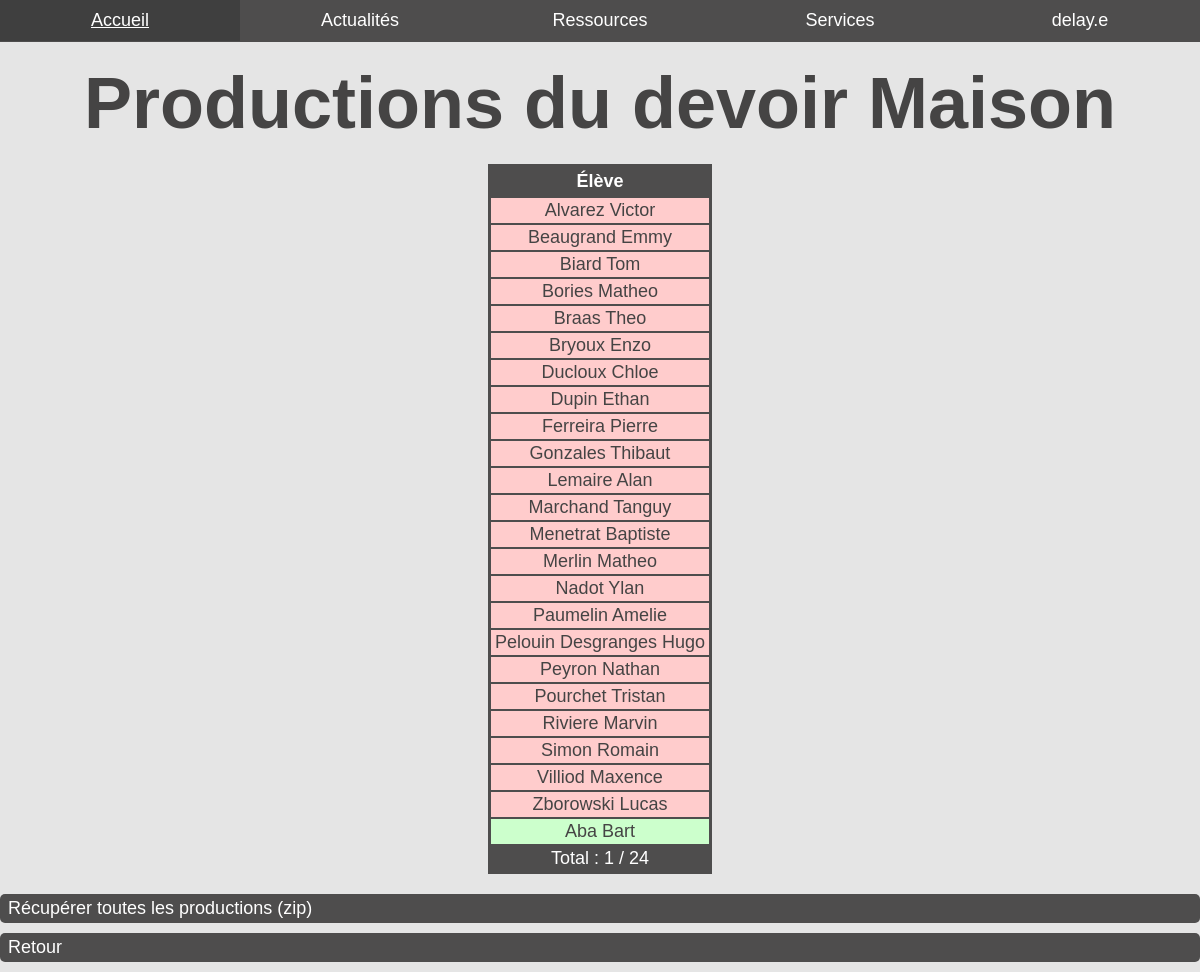
/ressources/homeworks/view?id=1 (signed in), run on the app's committed database.
### tables this page shows
CREATE TABLE `user` (
            `id`            INTEGER NOT NULL PRIMARY KEY AUTOINCREMENT UNIQUE,
            `username`      VARCHAR ( 255 ) NOT NULL UNIQUE,
            `password_hash` VARCHAR ( 255 ) NOT NULL,
            `role`          INTEGER NOT NULL,
            `last_name`     VARCHAR ( 127 ) NOT NULL,
            `first_name`    VARCHAR ( 127 ) NOT NULL,
            `class`         VARCHAR ( 15 ),
            `theme`         INTEGER NOT NULL
        );

### src/controllers/ressources/homeworks/view.php (called while the page is built, shortened)
<?php
require_once MODELS_PATH . 'UserDatabase.php';
require_once MODELS_PATH . 'HomeworkDatabase.php';
if (!empty($_GET['id'])) {
    $homework_db = new HomeworkDatabase;
    $id = $_GET['id'];
    if (!$homework = $homework_db->get($id)) {
        $error = 'Le devoir maison demandé n\'existe pas';
        return;
    }
    $user_db = new UserDatabase;
    $students = [];
    foreach ($homework->class as $class) {
        $students = array_merge($students,
                $user_db->get_all(STUDENT, $class)
            );
    }
    $students_returned_count = count($homework->returned);
    $homework->students = count($students);
}

### src/models/Database.php (called while the page is built, shortened)
<?php
class Database
{
    public function __construct(
        string $dsn      = CONFIG['database']['dsn'],
        string $user     = CONFIG['database']['user'],
        string $password = CONFIG['database']['password']
    )
    {
	    $this->pdo = new PDO($dsn, $user, $password);
    }
}

### src/models/HomeworkDatabase.php (called while the page is built, shortened)
<?php
require_once MODELS_PATH . 'Database.php';
class HomeworkDatabase extends Database
{
    public function get(int $id)
    {
        if ($query = $this->pdo->prepare('SELECT * FROM homework WHERE id = ?')
        ) {
            if ($query->execute([$id])) {
                if ($result = $query->fetchObject('Homework')) {
                    $result->class    = json_decode($result->class);
                    $result->returned = json_decode($result->returned, true);
                    return $result;
                }
            }
        }
        return false;
    }
}

### src/models/UserDatabase.php (called while the page is built, shortened)
<?php
require_once MODELS_PATH . 'Database.php';
require_once CLASSES_PATH . 'User.php';
class UserDatabase extends Database
{
    public function get_all(int $role = null, string $class = null,
        int $diff = -1): ?array
    {
        if (is_int($role) && is_string($class)) {
            if ($query = $this->pdo->prepare('
                SELECT id, username, role, last_name, first_name, class
                FROM user
                WHERE role = ? AND class = ? AND id != ?
                ORDER BY last_name, first_name')
            ) {
                if ($query->execute([$role, $class, $diff])) {
                    return $query->fetchAll(PDO::FETCH_CLASS, 'User');
                }
            }
        }
        return null;
    }
}

### src/classes/User.php (called while the page is built, shortened)
<?php
class User
{
    public $id;
    public function __construct(
        int    $id            = null,
        string $username      = null,
        int    $role          = null,
        string $last_name     = null,
        string $first_name    = null,
        string $class         = null,
        int    $theme         = null,
        string $password      = null,
        string $password_hash = null
    ) {
        if (!is_int($this->id)) {
            $this->id = (int)$this->id;
        }
    }
}

### src/classes/Ressource.php (called while the page is built, shortened)
<?php
class Ressource
{
    public $id;
    public function __construct(
        string $title   = null,
        string $file    = null,
        int    $id      = null
        )
    {
        if (!is_int($this->id)) {
            $this->id = (int)$this->id;
        }
    }
}

### src/views/ressources/homeworks/view.php (the view, shortened to what this page needs)
<table>
    <thead>
        <tr>
            <th>Élève</th>
        </tr>
    </thead>
    <tbody>
        <?php foreach ($students as $student): ?>
        <tr>
            <?php if (array_key_exists($student->id, $homework->returned)): ?>
            <td class="good"><a href="/file?t=homework&amp;id=<?= $homework->id ?>&amp;f=<?= $student->id ?>"><?= $student->last_name . ' ' . $student->first_name ?></a></td>
            <?php else: ?>
            <td class="bad"><?= $student->last_name . ' ' . $student->first_name ?></td>
            <?php endif ?>
        </tr>
        <?php endforeach ?>
        <tr class="tr-important">
            <td colspan="1">Total : <?= $students_returned_count . ' / ' . $homework->students ?></td>
        </tr>
    </tbody>
</table>
<?php if (!empty($homework->returned)): ?>
<a class="button" href="/file?t=production&amp;f=<?= $homework->id ?>">Récupérer toutes les productions (zip)</a>
<?php endif ?>
<a class="button" href="/ressources/homeworks">Retour</a>

### public/styles/light.css (style rules this page uses)
html,body,p,ol,ul,li,dl,dt,dd,blockquote,figure,form,fieldset,legend,textarea,pre,iframe,hr,h1,h2,h3,h4,h5,h6 { margin:0;padding:0 }
html { box-sizing:border-box }
*,*:before,*:after { box-sizing:inherit }
table { border-collapse:collapse;border-spacing:0 }
a { text-decoration: none }
body { font-family: 'Source Sans Pro', sans-serif; font-size: 18px; background-color: #e5e5e5; color: #454444; }
a { color: inherit; }
.button, .button:visited { display: block; width: -moz-fit-content; margin: 10px auto; padding: 4px 8px; background-color: #4e4d4d; color: #fff; border-radius: 5px; }
.good { background-color: #cfc; }
.bad { background-color: #fcc; }
table { border: 3px solid #4e4d4d; margin: 20px auto; text-align: center; }
thead, .tr-important { color: #fff; background-color: #4e4d4d; }
th { padding: 4px 8px; }
td { padding: 2px 4px; border: 2px solid #4e4d4d; }

### data on the page
user: last_name "Alvarez", first_name "Victor"
user: last_name "Beaugrand", first_name "Emmy"
user: last_name "Biard", first_name "Tom"
user: last_name "Bories", first_name "Matheo"
user: last_name "Braas", first_name "Theo"
user: last_name "Bryoux", first_name "Enzo"
user: last_name "Ducloux", first_name "Chloe"
user: last_name "Dupin", first_name "Ethan"
user: last_name "Ferreira", first_name "Pierre"
user: last_name "Gonzales", first_name "Thibaut"
user: last_name "Lemaire", first_name "Alan"
user: last_name "Marchand", first_name "Tanguy"
user: last_name "Menetrat", first_name "Baptiste"
user: last_name "Merlin", first_name "Matheo"
user: last_name "Nadot", first_name "Ylan"
user: last_name "Paumelin", first_name "Amelie"
user: last_name "Pelouin Desgranges", first_name "Hugo"
user: last_name "Peyron", first_name "Nathan"
user: last_name "Pourchet", first_name "Tristan"
user: last_name "Riviere", first_name "Marvin"
user: last_name "Simon", first_name "Romain"
user: last_name "Villiod", first_name "Maxence"
user: last_name "Zborowski", first_name "Lucas"
user: last_name "Aba", first_name "Bart"

### other printed values
$_SESSION['user']->username "delay.e"
$page_title "Productions du devoir Maison"
$students_returned_count "1"
$homework->students "24"
